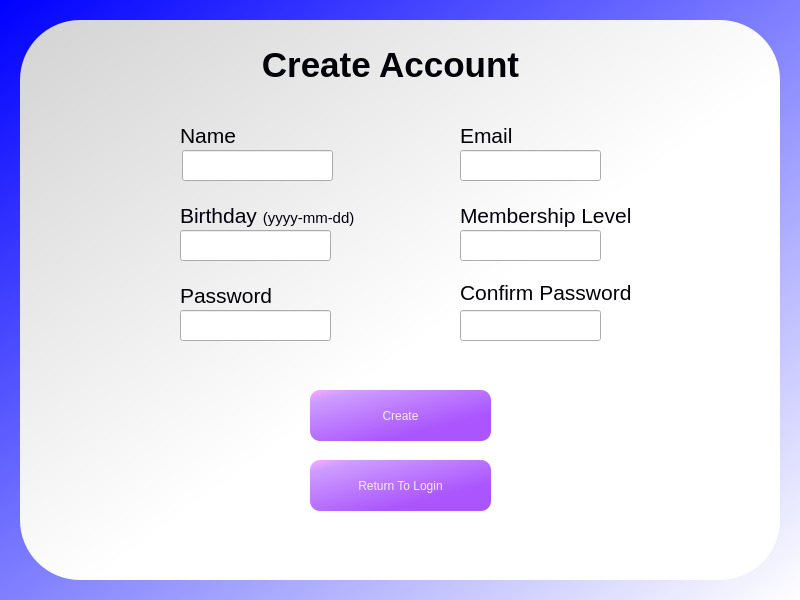
<?xml version="1.0" encoding="UTF-8"?>
<ui version="4.0">
 <class>Dialog</class>
 <widget class="QDialog" name="Dialog">
  <property name="geometry">
   <rect>
    <x>0</x>
    <y>0</y>
    <width>800</width>
    <height>600</height>
   </rect>
  </property>
  <property name="minimumSize">
   <size>
    <width>800</width>
    <height>600</height>
   </size>
  </property>
  <property name="maximumSize">
   <size>
    <width>800</width>
    <height>600</height>
   </size>
  </property>
  <property name="windowTitle">
   <string>Dialog</string>
  </property>
  <layout class="QVBoxLayout" name="verticalLayout">
   <property name="spacing">
    <number>6</number>
   </property>
   <property name="leftMargin">
    <number>0</number>
   </property>
   <property name="topMargin">
    <number>0</number>
   </property>
   <property name="rightMargin">
    <number>0</number>
   </property>
   <property name="bottomMargin">
    <number>0</number>
   </property>
   <item>
    <widget class="QFrame" name="container">
     <property name="styleSheet">
      <string notr="true">QFrame{
	background-color:qlineargradient(spread:pad, x1:0, y1:0, x2:1, y2:1, stop:0 rgba(0, 0, 255, 255), stop:1 rgba(255, 255, 255, 255));
	color:rgb(28, 119, 255);
}</string>
     </property>
     <property name="frameShape">
      <enum>QFrame::NoFrame</enum>
     </property>
     <property name="frameShadow">
      <enum>QFrame::Raised</enum>
     </property>
     <layout class="QVBoxLayout" name="verticalLayout_2">
      <property name="spacing">
       <number>0</number>
      </property>
      <property name="leftMargin">
       <number>20</number>
      </property>
      <property name="topMargin">
       <number>20</number>
      </property>
      <property name="rightMargin">
       <number>20</number>
      </property>
      <property name="bottomMargin">
       <number>20</number>
      </property>
      <item>
       <widget class="QFrame" name="login_background">
        <property name="styleSheet">
         <string notr="true">QFrame{
	background-color: qlineargradient(spread:pad, x1:0, y1:0, x2:1, y2:1, stop:0 rgba(211, 211, 211, 255), stop:0.551136 rgba(255, 255, 255, 255));
	color:rgb(28, 119, 255);
	border-radius: 60px;
}</string>
        </property>
        <property name="frameShape">
         <enum>QFrame::NoFrame</enum>
        </property>
        <property name="frameShadow">
         <enum>QFrame::Raised</enum>
        </property>
        <widget class="QLabel" name="label">
         <property name="geometry">
          <rect>
           <x>230</x>
           <y>20</y>
           <width>281</width>
           <height>51</height>
          </rect>
         </property>
         <property name="styleSheet">
          <string notr="true">background: none;</string>
         </property>
         <property name="frameShape">
          <enum>QFrame::NoFrame</enum>
         </property>
         <property name="frameShadow">
          <enum>QFrame::Plain</enum>
         </property>
         <property name="text">
          <string>&lt;html&gt;&lt;head/&gt;&lt;body&gt;&lt;p&gt;&lt;span style=&quot; font-size:26pt; font-weight:600; color:#000008;&quot;&gt;Create Account&lt;/span&gt;&lt;/p&gt;&lt;/body&gt;&lt;/html&gt;</string>
         </property>
         <property name="alignment">
          <set>Qt::AlignCenter</set>
         </property>
        </widget>
        <widget class="QLineEdit" name="nameInput">
         <property name="geometry">
          <rect>
           <x>162</x>
           <y>130</y>
           <width>151</width>
           <height>31</height>
          </rect>
         </property>
         <property name="styleSheet">
          <string notr="true"/>
         </property>
        </widget>
        <widget class="QLabel" name="label_2">
         <property name="geometry">
          <rect>
           <x>160</x>
           <y>100</y>
           <width>61</width>
           <height>31</height>
          </rect>
         </property>
         <property name="styleSheet">
          <string notr="true">background: none;</string>
         </property>
         <property name="text">
          <string>&lt;html&gt;&lt;head/&gt;&lt;body&gt;&lt;p&gt;&lt;span style=&quot; font-size:16pt; color:#000004;&quot;&gt;Name&lt;/span&gt;&lt;/p&gt;&lt;/body&gt;&lt;/html&gt;</string>
         </property>
        </widget>
        <widget class="QLineEdit" name="emailInput">
         <property name="geometry">
          <rect>
           <x>440</x>
           <y>130</y>
           <width>141</width>
           <height>31</height>
          </rect>
         </property>
        </widget>
        <widget class="QLabel" name="label_3">
         <property name="geometry">
          <rect>
           <x>440</x>
           <y>100</y>
           <width>61</width>
           <height>31</height>
          </rect>
         </property>
         <property name="styleSheet">
          <string notr="true">background: none;</string>
         </property>
         <property name="text">
          <string>&lt;html&gt;&lt;head/&gt;&lt;body&gt;&lt;p&gt;&lt;span style=&quot; font-size:16pt; color:#000008;&quot;&gt;Email&lt;/span&gt;&lt;/p&gt;&lt;/body&gt;&lt;/html&gt;</string>
         </property>
        </widget>
        <widget class="QLineEdit" name="birthdayInput">
         <property name="geometry">
          <rect>
           <x>160</x>
           <y>210</y>
           <width>151</width>
           <height>31</height>
          </rect>
         </property>
        </widget>
        <widget class="QLineEdit" name="membership_input">
         <property name="geometry">
          <rect>
           <x>440</x>
           <y>210</y>
           <width>141</width>
           <height>31</height>
          </rect>
         </property>
        </widget>
        <widget class="QLineEdit" name="pass_input">
         <property name="geometry">
          <rect>
           <x>160</x>
           <y>290</y>
           <width>151</width>
           <height>31</height>
          </rect>
         </property>
        </widget>
        <widget class="QLineEdit" name="confirm_input">
         <property name="geometry">
          <rect>
           <x>440</x>
           <y>290</y>
           <width>141</width>
           <height>31</height>
          </rect>
         </property>
        </widget>
        <widget class="QLabel" name="label_4">
         <property name="geometry">
          <rect>
           <x>160</x>
           <y>180</y>
           <width>181</width>
           <height>31</height>
          </rect>
         </property>
         <property name="styleSheet">
          <string notr="true">background: none;</string>
         </property>
         <property name="text">
          <string>&lt;html&gt;&lt;head/&gt;&lt;body&gt;&lt;p&gt;&lt;span style=&quot; font-size:16pt; color:#00000f;&quot;&gt;Birthday &lt;/span&gt;&lt;span style=&quot; font-size:11pt; color:#00000f;&quot;&gt;(yyyy-mm-dd)&lt;/span&gt;&lt;/p&gt;&lt;/body&gt;&lt;/html&gt;</string>
         </property>
        </widget>
        <widget class="QLabel" name="label_5">
         <property name="geometry">
          <rect>
           <x>160</x>
           <y>260</y>
           <width>91</width>
           <height>31</height>
          </rect>
         </property>
         <property name="styleSheet">
          <string notr="true">background: none;</string>
         </property>
         <property name="text">
          <string>&lt;html&gt;&lt;head/&gt;&lt;body&gt;&lt;p&gt;&lt;span style=&quot; font-size:16pt; color:#000009;&quot;&gt;Password&lt;/span&gt;&lt;/p&gt;&lt;/body&gt;&lt;/html&gt;</string>
         </property>
        </widget>
        <widget class="QLabel" name="label_6">
         <property name="geometry">
          <rect>
           <x>440</x>
           <y>180</y>
           <width>181</width>
           <height>31</height>
          </rect>
         </property>
         <property name="styleSheet">
          <string notr="true">background: none;</string>
         </property>
         <property name="text">
          <string>&lt;html&gt;&lt;head/&gt;&lt;body&gt;&lt;p&gt;&lt;span style=&quot; font-size:16pt; color:#00000c;&quot;&gt;Membership Level&lt;/span&gt;&lt;/p&gt;&lt;/body&gt;&lt;/html&gt;</string>
         </property>
        </widget>
        <widget class="QLabel" name="label_7">
         <property name="geometry">
          <rect>
           <x>440</x>
           <y>260</y>
           <width>171</width>
           <height>21</height>
          </rect>
         </property>
         <property name="styleSheet">
          <string notr="true">background: none;</string>
         </property>
         <property name="text">
          <string>&lt;html&gt;&lt;head/&gt;&lt;body&gt;&lt;p&gt;&lt;span style=&quot; font-size:16pt; color:#000006;&quot;&gt;Confirm Password&lt;/span&gt;&lt;/p&gt;&lt;/body&gt;&lt;/html&gt;</string>
         </property>
        </widget>
        <widget class="QPushButton" name="create_account">
         <property name="geometry">
          <rect>
           <x>290</x>
           <y>370</y>
           <width>181</width>
           <height>51</height>
          </rect>
         </property>
         <property name="styleSheet">
          <string notr="true">QPushButton{
	background-color: qlineargradient(spread:pad, x1:0, y1:0, x2:0.813, y2:0.880455, stop:0 rgba(255, 170, 255, 255), stop:0.153409 rgba(205, 156, 255, 255), stop:0.852273 rgba(170, 85, 255, 255));
	color: rgb(245, 235, 255);
	border-radius: 10px;
}</string>
         </property>
         <property name="text">
          <string>Create</string>
         </property>
        </widget>
        <widget class="QPushButton" name="returnToLoginButton">
         <property name="geometry">
          <rect>
           <x>290</x>
           <y>440</y>
           <width>181</width>
           <height>51</height>
          </rect>
         </property>
         <property name="styleSheet">
          <string notr="true">QPushButton{
	background-color: qlineargradient(spread:pad, x1:0, y1:0, x2:0.813, y2:0.880455, stop:0 rgba(255, 170, 255, 255), stop:0.153409 rgba(205, 156, 255, 255), stop:0.852273 rgba(170, 85, 255, 255));
	color: rgb(245, 235, 255);
	border-radius: 10px;
}</string>
         </property>
         <property name="text">
          <string>Return To Login</string>
         </property>
        </widget>
       </widget>
      </item>
     </layout>
    </widget>
   </item>
  </layout>
 </widget>
 <resources/>
 <connections/>
</ui>
